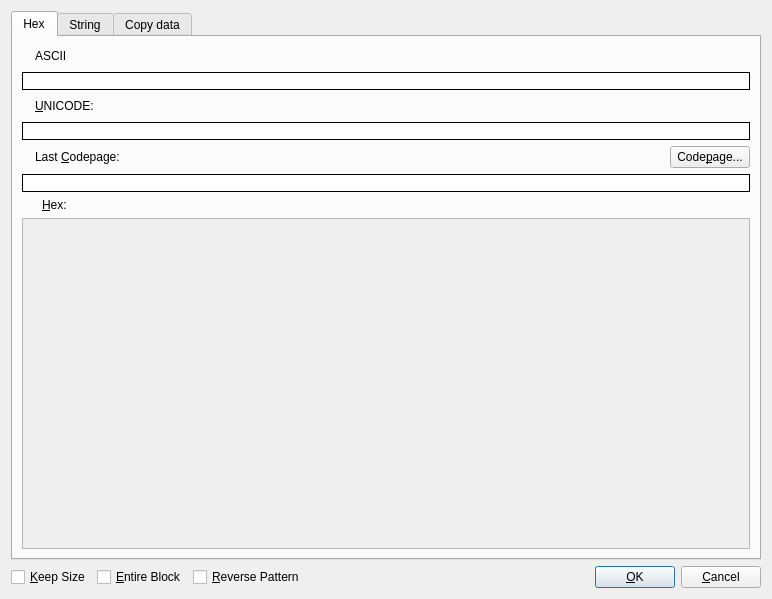
<?xml version="1.0" encoding="UTF-8"?>
<ui version="4.0">
 <class>HexEditDialog</class>
 <widget class="QDialog" name="HexEditDialog">
  <property name="geometry">
   <rect>
    <x>0</x>
    <y>0</y>
    <width>772</width>
    <height>599</height>
   </rect>
  </property>
  <property name="windowTitle">
   <string>HexEdit</string>
  </property>
  <property name="windowIcon">
   <iconset theme="document-binary" resource="../../resource.qrc">
    <normaloff>:/Default/icons/document-binary.png</normaloff>:/Default/icons/document-binary.png</iconset>
  </property>
  <layout class="QVBoxLayout" name="verticalLayout_4">
   <item>
    <widget class="QTabWidget" name="tabModeSelect">
     <property name="currentIndex">
      <number>0</number>
     </property>
     <widget class="QWidget" name="tabHexEdit">
      <property name="sizePolicy">
       <sizepolicy hsizetype="Maximum" vsizetype="Maximum">
        <horstretch>0</horstretch>
        <verstretch>0</verstretch>
       </sizepolicy>
      </property>
      <attribute name="title">
       <string>Hex</string>
      </attribute>
      <layout class="QVBoxLayout" name="verticalLayout_5">
       <item>
        <layout class="QVBoxLayout" name="verticalLayout">
         <item>
          <layout class="QHBoxLayout" name="horizontalLayout_6">
           <item>
            <widget class="QLabel" name="labelWarningCodepageASCII">
             <property name="sizePolicy">
              <sizepolicy hsizetype="Minimum" vsizetype="Preferred">
               <horstretch>0</horstretch>
               <verstretch>0</verstretch>
              </sizepolicy>
             </property>
             <property name="toolTip">
              <string>Warning: Data cannot be represented in selected codepage.</string>
             </property>
             <property name="text">
              <string/>
             </property>
             <property name="pixmap">
              <pixmap resource="../../resource.qrc">:/Default/icons/fatal-error.png</pixmap>
             </property>
            </widget>
           </item>
           <item>
            <widget class="QLabel" name="labelAscii">
             <property name="text">
              <string>ASCII</string>
             </property>
             <property name="buddy">
              <cstring>lineEditAscii</cstring>
             </property>
            </widget>
           </item>
           <item>
            <spacer name="horizontalSpacer_5">
             <property name="orientation">
              <enum>Qt::Horizontal</enum>
             </property>
             <property name="sizeHint" stdset="0">
              <size>
               <width>40</width>
               <height>20</height>
              </size>
             </property>
            </spacer>
           </item>
          </layout>
         </item>
         <item>
          <widget class="HexLineEdit" name="lineEditAscii">
           <property name="styleSheet">
            <string notr="true">QLineEdit {border-style: outset; border-width: 1px; border-color: black}</string>
           </property>
           <property name="inputMask">
            <string/>
           </property>
           <property name="maxLength">
            <number>32767</number>
           </property>
           <property name="frame">
            <bool>false</bool>
           </property>
          </widget>
         </item>
         <item>
          <layout class="QHBoxLayout" name="horizontalLayout_7">
           <item>
            <widget class="QLabel" name="labelWarningCodepageUTF">
             <property name="toolTip">
              <string>Warning: Data cannot be represented in selected codepage.</string>
             </property>
             <property name="text">
              <string/>
             </property>
             <property name="pixmap">
              <pixmap resource="../../resource.qrc">:/Default/icons/fatal-error.png</pixmap>
             </property>
            </widget>
           </item>
           <item>
            <widget class="QLabel" name="labelUnicode">
             <property name="text">
              <string>&amp;UNICODE:</string>
             </property>
             <property name="buddy">
              <cstring>lineEditUnicode</cstring>
             </property>
            </widget>
           </item>
           <item>
            <spacer name="horizontalSpacer_6">
             <property name="orientation">
              <enum>Qt::Horizontal</enum>
             </property>
             <property name="sizeHint" stdset="0">
              <size>
               <width>40</width>
               <height>20</height>
              </size>
             </property>
            </spacer>
           </item>
          </layout>
         </item>
         <item>
          <widget class="HexLineEdit" name="lineEditUnicode">
           <property name="styleSheet">
            <string notr="true">QLineEdit {border-style: outset; border-width: 1px; border-color: black}</string>
           </property>
           <property name="inputMask">
            <string/>
           </property>
           <property name="maxLength">
            <number>32767</number>
           </property>
           <property name="frame">
            <bool>false</bool>
           </property>
          </widget>
         </item>
         <item>
          <layout class="QHBoxLayout" name="horizontalLayout_2">
           <item>
            <widget class="QLabel" name="labelWarningCodepage">
             <property name="toolTip">
              <string>Warning: Data cannot be represented in selected codepage.</string>
             </property>
             <property name="text">
              <string/>
             </property>
             <property name="pixmap">
              <pixmap resource="../../resource.qrc">:/Default/icons/fatal-error.png</pixmap>
             </property>
            </widget>
           </item>
           <item>
            <widget class="QLabel" name="labelLastCodepage">
             <property name="text">
              <string>Last &amp;Codepage:</string>
             </property>
             <property name="buddy">
              <cstring>lineEditCodepage</cstring>
             </property>
            </widget>
           </item>
           <item>
            <spacer name="horizontalSpacer_2">
             <property name="orientation">
              <enum>Qt::Horizontal</enum>
             </property>
             <property name="sizeHint" stdset="0">
              <size>
               <width>40</width>
               <height>20</height>
              </size>
             </property>
            </spacer>
           </item>
           <item>
            <widget class="QPushButton" name="btnCodepage">
             <property name="sizePolicy">
              <sizepolicy hsizetype="Minimum" vsizetype="Fixed">
               <horstretch>0</horstretch>
               <verstretch>0</verstretch>
              </sizepolicy>
             </property>
             <property name="maximumSize">
              <size>
               <width>16777215</width>
               <height>16777215</height>
              </size>
             </property>
             <property name="text">
              <string>Code&amp;page...</string>
             </property>
            </widget>
           </item>
          </layout>
         </item>
         <item>
          <widget class="HexLineEdit" name="lineEditCodepage">
           <property name="styleSheet">
            <string notr="true">QLineEdit {border-style: outset; border-width: 1px; border-color: black}</string>
           </property>
          </widget>
         </item>
         <item>
          <widget class="QLabel" name="labelHex">
           <property name="text">
            <string>&amp;Hex:</string>
           </property>
           <property name="margin">
            <number>0</number>
           </property>
           <property name="indent">
            <number>20</number>
           </property>
           <property name="buddy">
            <cstring>scrollArea</cstring>
           </property>
          </widget>
         </item>
         <item>
          <widget class="QScrollArea" name="scrollArea">
           <property name="focusPolicy">
            <enum>Qt::NoFocus</enum>
           </property>
           <property name="widgetResizable">
            <bool>true</bool>
           </property>
           <property name="alignment">
            <set>Qt::AlignCenter</set>
           </property>
           <widget class="QWidget" name="scrollAreaWidgetContents">
            <property name="geometry">
             <rect>
              <x>0</x>
              <y>0</y>
              <width>726</width>
              <height>324</height>
             </rect>
            </property>
           </widget>
          </widget>
         </item>
        </layout>
       </item>
      </layout>
     </widget>
     <widget class="QWidget" name="tabStringEditor">
      <attribute name="title">
       <string>String</string>
      </attribute>
      <layout class="QVBoxLayout" name="verticalLayout_6">
       <item>
        <layout class="QVBoxLayout" name="verticalLayout_3">
         <item>
          <layout class="QHBoxLayout" name="horizontalLayout_3">
           <item>
            <widget class="QLabel" name="labelWarningCodepageString">
             <property name="toolTip">
              <string>Warning: Data cannot be represented in selected codepage.</string>
             </property>
             <property name="text">
              <string/>
             </property>
             <property name="pixmap">
              <pixmap resource="../../resource.qrc">:/Default/icons/fatal-error.png</pixmap>
             </property>
            </widget>
           </item>
           <item>
            <widget class="QLabel" name="labelLastCodepage2">
             <property name="text">
              <string>Last &amp;Codepage:</string>
             </property>
             <property name="buddy">
              <cstring>stringEditor</cstring>
             </property>
            </widget>
           </item>
           <item>
            <spacer name="horizontalSpacer_3">
             <property name="orientation">
              <enum>Qt::Horizontal</enum>
             </property>
             <property name="sizeHint" stdset="0">
              <size>
               <width>40</width>
               <height>20</height>
              </size>
             </property>
            </spacer>
           </item>
           <item>
            <widget class="QPushButton" name="btnCodePage2">
             <property name="text">
              <string>Code&amp;page...</string>
             </property>
            </widget>
           </item>
           <item>
            <widget class="QCheckBox" name="chkCRLF">
             <property name="toolTip">
              <string>Convert to Windows style line ending.</string>
             </property>
             <property name="text">
              <string>CR LF</string>
             </property>
             <property name="checked">
              <bool>true</bool>
             </property>
            </widget>
           </item>
          </layout>
         </item>
         <item>
          <widget class="QPlainTextEdit" name="stringEditor"/>
         </item>
        </layout>
       </item>
      </layout>
     </widget>
     <widget class="QWidget" name="tabCopyData">
      <attribute name="title">
       <string>Copy data</string>
      </attribute>
      <layout class="QVBoxLayout" name="verticalLayout_7">
       <item>
        <layout class="QVBoxLayout" name="verticalLayout_2">
         <item>
          <widget class="QSplitter" name="splitter">
           <property name="sizePolicy">
            <sizepolicy hsizetype="Expanding" vsizetype="Expanding">
             <horstretch>0</horstretch>
             <verstretch>0</verstretch>
            </sizepolicy>
           </property>
           <property name="orientation">
            <enum>Qt::Horizontal</enum>
           </property>
           <property name="handleWidth">
            <number>1</number>
           </property>
           <property name="childrenCollapsible">
            <bool>false</bool>
           </property>
           <widget class="QListWidget" name="listType">
            <property name="sizePolicy">
             <sizepolicy hsizetype="Expanding" vsizetype="Expanding">
              <horstretch>20</horstretch>
              <verstretch>0</verstretch>
             </sizepolicy>
            </property>
           </widget>
           <widget class="QPlainTextEdit" name="editCode">
            <property name="sizePolicy">
             <sizepolicy hsizetype="Expanding" vsizetype="Expanding">
              <horstretch>80</horstretch>
              <verstretch>0</verstretch>
             </sizepolicy>
            </property>
           </widget>
          </widget>
         </item>
         <item>
          <layout class="QHBoxLayout" name="horizontalLayout_5">
           <item>
            <widget class="QPushButton" name="buttonCopy">
             <property name="text">
              <string>Copy</string>
             </property>
            </widget>
           </item>
           <item>
            <spacer name="horizontalSpacer_4">
             <property name="orientation">
              <enum>Qt::Horizontal</enum>
             </property>
             <property name="sizeHint" stdset="0">
              <size>
               <width>40</width>
               <height>20</height>
              </size>
             </property>
            </spacer>
           </item>
           <item>
            <widget class="QLabel" name="label">
             <property name="text">
              <string>Items per line:</string>
             </property>
             <property name="buddy">
              <cstring>spinBox</cstring>
             </property>
            </widget>
           </item>
           <item>
            <widget class="QSpinBox" name="spinBox">
             <property name="minimum">
              <number>1</number>
             </property>
             <property name="maximum">
              <number>256</number>
             </property>
            </widget>
           </item>
          </layout>
         </item>
        </layout>
       </item>
      </layout>
     </widget>
    </widget>
   </item>
   <item>
    <layout class="QHBoxLayout" name="horizontalLayout">
     <item>
      <widget class="QCheckBox" name="chkKeepSize">
       <property name="text">
        <string>&amp;Keep Size</string>
       </property>
      </widget>
     </item>
     <item>
      <widget class="QCheckBox" name="chkEntireBlock">
       <property name="text">
        <string>&amp;Entire Block</string>
       </property>
      </widget>
     </item>
     <item>
      <widget class="QCheckBox" name="chkReversePattern">
       <property name="text">
        <string>&amp;Reverse Pattern</string>
       </property>
      </widget>
     </item>
     <item>
      <spacer name="horizontalSpacer">
       <property name="orientation">
        <enum>Qt::Horizontal</enum>
       </property>
       <property name="sizeHint" stdset="0">
        <size>
         <width>40</width>
         <height>20</height>
        </size>
       </property>
      </spacer>
     </item>
     <item>
      <widget class="QPushButton" name="btnOk">
       <property name="text">
        <string>&amp;OK</string>
       </property>
       <property name="default">
        <bool>true</bool>
       </property>
      </widget>
     </item>
     <item>
      <widget class="QPushButton" name="btnCancel">
       <property name="text">
        <string>&amp;Cancel</string>
       </property>
      </widget>
     </item>
    </layout>
   </item>
  </layout>
 </widget>
 <customwidgets>
  <customwidget>
   <class>HexLineEdit</class>
   <extends>QLineEdit</extends>
   <header>HexLineEdit.h</header>
  </customwidget>
 </customwidgets>
 <resources>
  <include location="../../resource.qrc"/>
 </resources>
 <connections>
  <connection>
   <sender>btnCancel</sender>
   <signal>clicked()</signal>
   <receiver>HexEditDialog</receiver>
   <slot>reject()</slot>
   <hints>
    <hint type="sourcelabel">
     <x>335</x>
     <y>253</y>
    </hint>
    <hint type="destinationlabel">
     <x>331</x>
     <y>251</y>
    </hint>
   </hints>
  </connection>
  <connection>
   <sender>btnOk</sender>
   <signal>clicked()</signal>
   <receiver>HexEditDialog</receiver>
   <slot>accept()</slot>
   <hints>
    <hint type="sourcelabel">
     <x>252</x>
     <y>251</y>
    </hint>
    <hint type="destinationlabel">
     <x>238</x>
     <y>251</y>
    </hint>
   </hints>
  </connection>
 </connections>
</ui>
